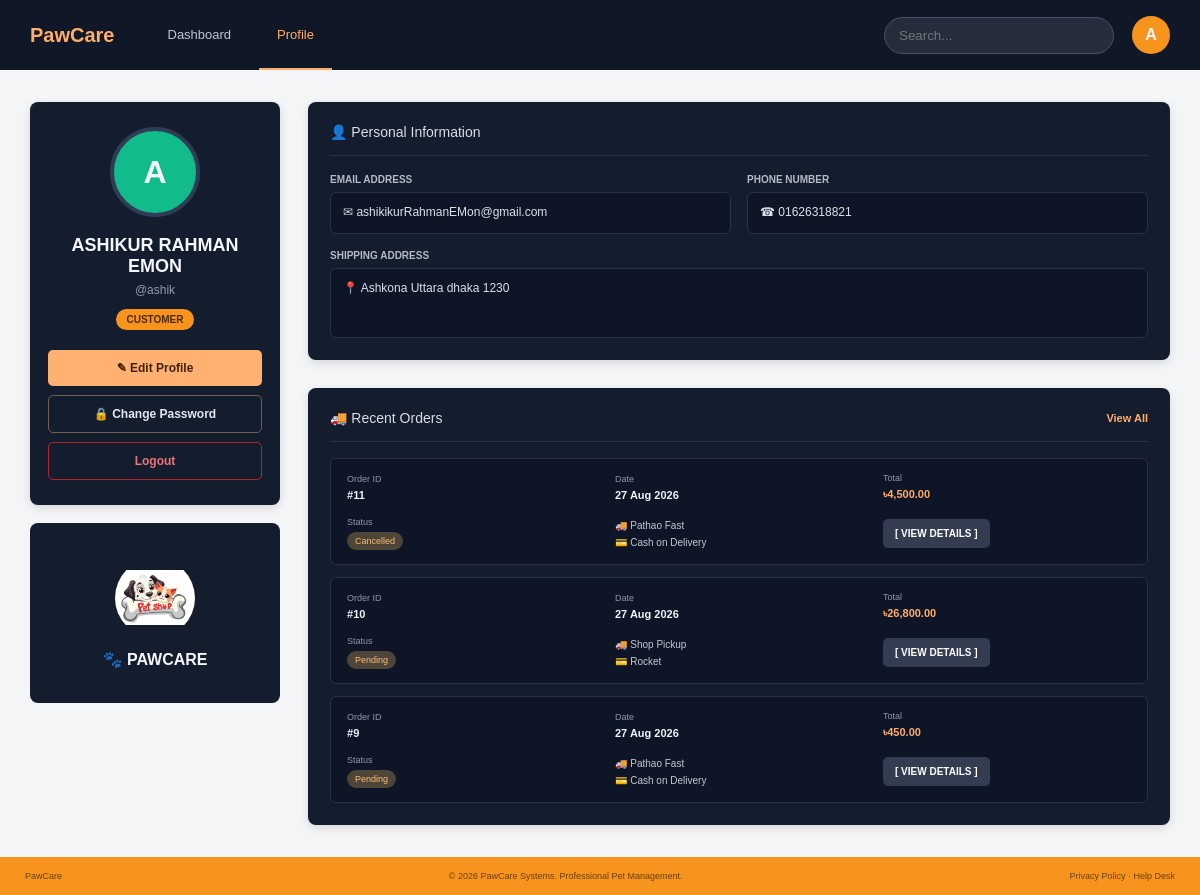
/index.php?page=customer/profile (signed in), run on the app's committed database.
### tables this page shows
CREATE TABLE `users` (
  `user_id` int(11) NOT NULL,
  `full_name` varchar(100) NOT NULL,
  `username` varchar(50) NOT NULL,
  `email` varchar(100) NOT NULL,
  `phone` varchar(20) DEFAULT NULL,
  `gender` enum('Male','Female','Other') DEFAULT NULL,
  `password` varchar(255) NOT NULL,
  `role` enum('admin','customer','doctor','delivery') NOT NULL,
  `profile_image` varchar(255) DEFAULT 'default.png',
  `address` text DEFAULT NULL,
  `status` enum('active','inactive') DEFAULT 'active',
  `created_at` timestamp NOT NULL DEFAULT current_timestamp(),
  `updated_at` timestamp NOT NULL DEFAULT current_timestamp() ON UPDATE current_timestamp()
);

CREATE TABLE `orders` (
  `order_id` int(11) NOT NULL,
  `customer_id` int(11) NOT NULL,
  `total_amount` decimal(10,2) NOT NULL,
  `delivery_address` text NOT NULL,
  `delivery_method` enum('Pathao Fast','PetPanda Go','Speed Fast','Jhinku BD','Shop Pickup') NOT NULL DEFAULT 'Pathao Fast',
  `payment_method` enum('bKash','Nagad','Rocket','Credit Card','Cash on Delivery') NOT NULL DEFAULT 'Cash on Delivery',
  `payment_status` enum('Pending','Paid') DEFAULT 'Pending',
  `order_status` enum('Pending','Confirmed','Processing','Shipped','Delivered','Cancelled') DEFAULT 'Pending',
  `order_date` timestamp NOT NULL DEFAULT current_timestamp(),
  `updated_at` timestamp NOT NULL DEFAULT current_timestamp() ON UPDATE current_timestamp()
);

### controllers/customer_profile_controller.php (called while the page is built, shortened)
<?php
require_once __DIR__ . '/../helpers/helpers.php';
require_once __DIR__ . '/../models/user_model.php';
require_once __DIR__ . '/../models/order_model.php';
function customer_profile_controller($conn) {
    $customer_id = (int) $_SESSION["user_id"];
    $customer = find_customer_account($conn, $customer_id);
    $recent_orders = list_customer_orders($conn, $customer_id, 3);
    require __DIR__ . '/../views/customer/profile.php';
}

### helpers/helpers.php (called while the page is built, shortened)
<?php
function route_url($page, $query = "") {
    $directory = str_replace("\\", "/", dirname($_SERVER["SCRIPT_NAME"]));
    $role = basename($directory);
    $url = rtrim($directory, "/") . "/index.php?page=" . urlencode($page);
    return $url;
}

### models/user_model.php (called while the page is built, shortened)
<?php
function find_customer_account($conn, $customer_id) {
    $sql = "SELECT user_id, full_name, username, email, phone, address, password FROM users WHERE user_id = ? LIMIT 1";
    $stmt = mysqli_prepare($conn, $sql);
    mysqli_stmt_bind_param($stmt, "i", $customer_id);
    mysqli_stmt_execute($stmt);
    $customer = mysqli_fetch_assoc(mysqli_stmt_get_result($stmt));
    return $customer;
}

### models/order_model.php (called while the page is built, shortened)
<?php
function list_customer_orders($conn, $customer_id, $limit = 0) {
    $sql = "SELECT order_id, total_amount, delivery_method, payment_method, payment_status, order_status, order_date FROM orders WHERE customer_id = ? ORDER BY order_date DESC";
    if ($limit > 0) {
        $sql .= " LIMIT " . (int) $limit;
    }
    $stmt = mysqli_prepare($conn, $sql);
    mysqli_stmt_bind_param($stmt, "i", $customer_id);
    mysqli_stmt_execute($stmt);
    $result = mysqli_stmt_get_result($stmt);
    $orders = [];
    while ($row = mysqli_fetch_assoc($result)) {
        $orders[] = $row;
    }
    return $orders;
}

### views/customer/profile.php (the view, shortened to what this page needs)
<!DOCTYPE html>
<html lang="en">
<head>
    <link rel="stylesheet" href="../assets/css/customer-profile.css">
</head>
<body>
<div class="profile-page">
    <header class="profile-header">
        <div class="profile-brand">PawCare</div>
        <nav class="profile-nav">
            <a href="<?php echo htmlspecialchars(route_url("customer/dashboard")); ?>">Dashboard</a>
            <a href="<?php echo htmlspecialchars(route_url("customer/profile")); ?>" class="active">Profile</a>
        </nav>
        <div class="profile-header-right">
            <div class="profile-search">
                <input type="text" placeholder="Search...">
            </div>
            <div class="header-avatar">
                <?php echo strtoupper(substr($customer["username"], 0, 1)); ?>
            </div>
        </div>
    </header>
    <main class="profile-content">
        <aside class="profile-left">
            <section class="profile-card">
                <div class="profile-avatar-large">
                    <?php echo strtoupper(substr($customer["username"], 0, 1)); ?>
                </div>
                <h1><?php echo strtoupper(htmlspecialchars($customer["full_name"])); ?></h1>
                <p class="profile-username">
                    @<?php echo htmlspecialchars($customer["username"]); ?>
                </p>
                <span class="customer-badge">CUSTOMER</span>
                <div class="profile-actions">
                    <a href="<?php echo htmlspecialchars(route_url("customer/edit_profile")); ?>" class="edit-profile-btn">✎ Edit Profile</a>
                    <a href="<?php echo htmlspecialchars(route_url("customer/change_password")); ?>" class="change-password-btn">🔒 Change Password</a>
                    <a href="<?php echo htmlspecialchars(route_url("logout")); ?>" class="logout-btn">Logout</a>
                </div>
            </section>
            <section class="profile-shop-card">
                <img src="../assets/images/petLogo.jpeg" alt="PawCare Logo">
                <h2>🐾 PAWCARE</h2>
            </section>
        </aside>
        <section class="profile-right">
            <section class="information-panel">
                <div class="panel-title">👤 Personal Information</div>
                <div class="information-grid">
                    <div class="info-box">
                        <label>EMAIL ADDRESS</label>
                        <div>
                            ✉ <?php echo htmlspecialchars($customer["email"]); ?>
                        </div>
                    </div>
                    <div class="info-box">
                        <label>PHONE NUMBER</label>
                        <div>
                            ☎ <?php echo htmlspecialchars($customer["phone"] ?? ""); ?>
                        </div>
                    </div>
                    <div class="info-box full-width">
                        <label>SHIPPING ADDRESS</label>
                        <div>
                            📍 <?php echo htmlspecialchars($customer["address"] ?? ""); ?>
                        </div>
                    </div>
                </div>
            </section>
            <section class="recent-orders-panel">
                <div class="recent-orders-header">
                    <h2>🚚 Recent Orders</h2>
                    <a href="<?php echo htmlspecialchars(route_url("customer/orders")); ?>">View All</a>
                </div>
                <div class="recent-orders-list">
                    <?php if (empty($recent_orders)): ?>
                        <div class="no-orders">
                            No orders found yet.
                        </div>
                    <?php else: ?>
                        <?php foreach ($recent_orders as $order): ?>
                            <article class="recent-order-card">
                                <div class="recent-order-column">
                                    <span class="recent-order-label">Order ID</span>
                                    <strong>#<?php echo (int) $order["order_id"]; ?></strong>
                                </div>
                                <div class="recent-order-column">
                                    <span class="recent-order-label">Date</span>
                                    <strong><?php echo date("d M Y", strtotime($order["order_date"])); ?></strong>
                                </div>
                                <div class="recent-order-column">
                                    <span class="recent-order-label">Total</span>
                                    <strong class="recent-order-price">৳<?php echo number_format($order["total_amount"], 2); ?></strong>
                                </div>
                                <div class="recent-order-column">
                                    <span class="recent-order-label">Status</span>
                                    <span class="recent-order-status"><?php echo htmlspecialchars($order["order_status"]); ?></span>
                                </div>
                                <div class="recent-order-methods">
                                    <span>🚚 <?php echo htmlspecialchars($order["delivery_method"]); ?></span>
                                    <span>💳 <?php echo htmlspecialchars($order["payment_method"]); ?></span>
                                </div>
                                <a href="<?php echo htmlspecialchars(route_url("customer/order_details")); ?>&amp;order_id=<?php echo (int) $order["order_id"]; ?>" class="recent-order-details-btn">
                                    [ VIEW DETAILS ]
                                </a>
                            </article>
                        <?php endforeach; ?>
                    <?php endif; ?>
                </div>
            </section>
        </section>
    </main>
    <footer class="profile-footer">
        <span>PawCare</span>
        <span>
            © 2026 PawCare Systems.
            Professional Pet Management.
        </span>
        <span>Privacy Policy · Help Desk</span>
    </footer>
</div>
</body>
</html>

### data on the page
users: username "A", full_name "ASHIKUR RAHMAN EMON", username "ashik", email "ashikikurRahmanEMon@gmail.com", phone "01626318821", address "Ashkona Uttara dhaka 1230"
orders: order_id "11", order_date "27 Aug 2026", total_amount "4,500.00", order_status "Cancelled", delivery_method "Pathao Fast", payment_method "Cash on Delivery"
orders: order_id "10", order_date "27 Aug 2026", total_amount "26,800.00", order_status "Pending", delivery_method "Shop Pickup", payment_method "Rocket"
orders: order_id "9", order_date "27 Aug 2026", total_amount "450.00", order_status "Pending", delivery_method "Pathao Fast", payment_method "Cash on Delivery"
